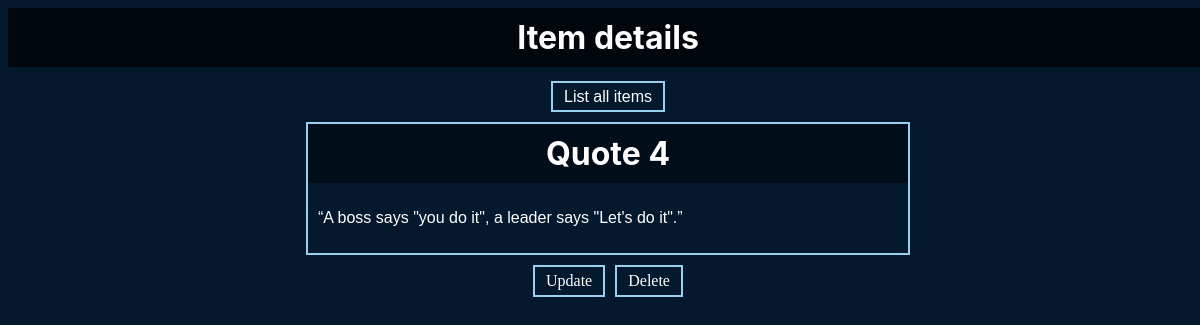
Screenshot of /crudapp/11/ with the database file from the repository.
### crudapp/models.py (models this page shows, shortened)
class dataModel(models.Model):
	title=models.CharField(max_length=200)
	description=models.TextField()

### crudapp/views.py (the view)
# urls.py: path('<int:data_id>/',views.detail_view,name='detail'),
def detail_view(request,data_id):
	data=get_object_or_404(dataModel,id=data_id)
	context={"data":data}
	return render(request,'crudapp/detail_view.html',context)

### crudapp/templates/crudapp/detail_view.html (shortened to what this page needs)
<!DOCTYPE html>
<html lang="en">
<head>
</head>
<body>
    <div class="main">
        <div class="header">
            <h1>Item details</h1>
            <p>
                <a href="{% url 'crudapp:list' %}">List all items</a>
            </p>
        </div>
        <div class="data">
            <h1>{{data.title}}</h1>
            <p>{{data.description}}</p>
        </div>
        <div class="buttons">
            <a href="{%url 'crudapp:update' data.id%}">
			Update
		</a>
            <a style=" margin-left: 10px;" href="{%url 'crudapp:delete' data.id%}">
			Delete
		</a>
        </div>
    </div>
</body>
</html>

### crudapp/templates/crudapp/detail_view.html (style rules this page uses)
body { background-color: #04192e; width: 100vw; height: 100vh; }
.main { display: flex; justify-content: center; align-items: center; flex-flow: column; }
.main .header h1 { background-color: #00060c; margin-top: 0; padding: 10px; color: white; }
.header { width: 100%; text-align: center; }
.main h1 { color: white; }
.data { border: 2px solid #99d0f0; width: 50%; }
.data h1 { padding: 10px; margin: 0px; background-color: #010e1a; text-align: center; font-family: -apple-system, BlinkMacSystemFont, 'Segoe UI', Roboto, Oxygen, Ubuntu, Cantarell, 'Open Sans', 'Helvetica Neue', sans-serif }
.data p { padding: 10px; color: white; font-family: Verdana, Geneva, Tahoma, sans-serif; }
.header h1 { font-family: -apple-system, BlinkMacSystemFont, 'Segoe UI', Roboto, Oxygen, Ubuntu, Cantarell, 'Open Sans', 'Helvetica Neue', sans-serif }
.buttons a { color: white; padding: 5px 11px; margin-bottom: 10px; border: 2px solid #99d0f0; text-decoration: none; }
.buttons { display: flex; justify-content: center; align-items: center; margin-top: 10px; }
a { color: white; padding: 5px 11px; margin-bottom: 10px; border: 2px solid #99d0f0; text-decoration: none; }
p { font-family: Verdana, Geneva, Tahoma, sans-serif; }

### rows the page displays
dataModel: title "Quote 4", description "“A boss says \"you do it\", a leader says \"Let's do it\".”"
